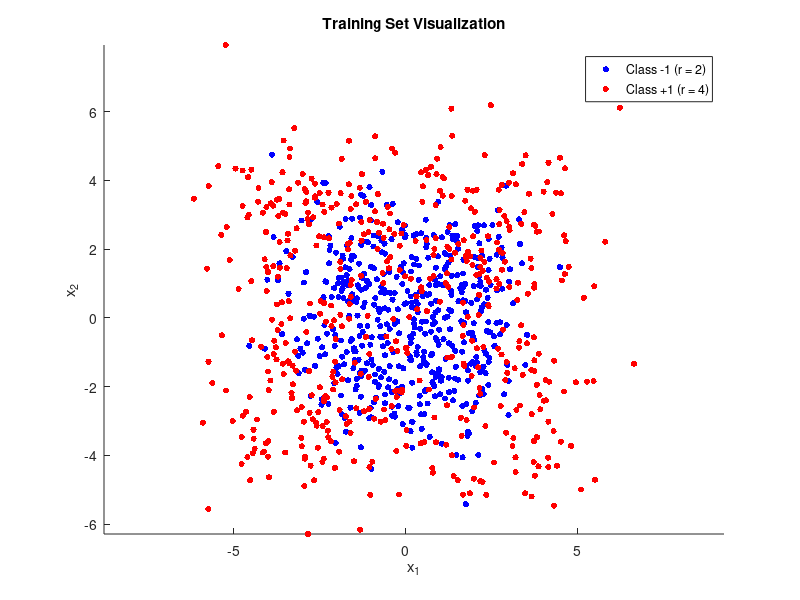

Here is the MATLAB script that generated this plot: (Note: this script raises an error after producing the figure.)
%% Homework 4: Question 1: Multi-Layer Perceptrons (MLP) Classifier
clear all; close all;

%% Generate and visualize training and test data
% Parameters
Ntrain = 1000; Ntest  = 10000;       
r_neg  = 2; r_pos  = 4; sigma  = 1;       

% Generate training data
X_train_neg = (r_neg * [cos(rand(Ntrain/2,1)*2*pi - pi),  sin(rand(Ntrain/2,1)*2*pi - pi)]) + sigma * randn(Ntrain/2,2);
y_train_neg = 1 * ones(Ntrain/2,1);

X_train_pos = (r_pos * [cos(rand(Ntrain/2,1)*2*pi - pi),  sin(rand(Ntrain/2,1)*2*pi - pi)]) + sigma * randn(Ntrain/2,2);
y_train_pos = 2 * ones(Ntrain/2,1);

xTrain = [X_train_neg; X_train_pos]; yTrain = [y_train_neg; y_train_pos];
xTrain = xTrain'; yTrain = yTrain';

% Generate test data
X_test_neg  = (r_neg * [cos(rand(Ntest/2,1)*2*pi - pi),  sin(rand(Ntest/2,1)*2*pi - pi)]) + sigma * randn(Ntest/2,2);
y_test_neg  = 1 * ones(Ntest/2,1);

X_test_pos  = (r_pos * [cos(rand(Ntest/2,1)*2*pi - pi),  sin(rand(Ntest/2,1)*2*pi - pi)]) + sigma * randn(Ntest/2,2);
y_test_pos  = 2 * ones(Ntest/2,1);

xTest = [X_test_neg; X_test_pos]; yTest = [y_test_neg; y_test_pos];
xTest = xTest'; yTest = yTest';

N = size(xTrain, 2); idx = randperm(N); % random permutation       
xTrain = xTrain(:, idx);    % shuffle columns of xTrain
yTrain = yTrain(idx);       % shuffle labels the same way

N = size(xTest, 2); idx = randperm(N); % random permutation
xTest = xTest(:, idx);    % shuffle columns of xTrain
yTest = yTest(idx);       % shuffle labels the same way


% Plot training set
figure(1); hold on; 
scatter(X_train_neg(:,1), X_train_neg(:,2), 20, 'b', 'filled');
scatter(X_train_pos(:,1), X_train_pos(:,2), 20, 'r', 'filled');
xlabel('x_1'); ylabel('x_2');
title('Training Set Visualization');
legend('Class -1 (r = 2)', 'Class +1 (r = 4)');
axis equal;


%% MLP Structure
% mlp paramaters
inputDim = 2;     % number of input features (2D)
hiddenDim = 1;   % starting number of perceptrons, will be optimally selected later
outputDim = 2;    % number of classes
learningRate = 0.01;
numEpochs = 5000;

% Initialize network weights
rng(0);
W1 = 0.1 * randn(hiddenDim, inputDim);
b1 = zeros(hiddenDim, 1);
W2 = 0.1 * randn(outputDim, hiddenDim);
b2 = zeros(outputDim, 1);

%% Model Order Selection
Nfolds = 10; % 10-fold cross validation

% 10-fold cross-validation indices
indices = makeFolds(length(yTrain), Nfolds); % used helper function

meanValError = zeros(1, length(5));

% Try several numbers-of-perceptrons
for M = 1:10
        numPerceptrons = M;
        valErrors = zeros(1, Nfolds);

        for fold = 1:Nfolds
            % Split train/validation sets
            valIdx = (indices == fold);
            trainIdx = ~valIdx;
            xTr = xTrain(:, trainIdx);
            yTr = yTrain(:, trainIdx);
            xVal = xTrain(:, valIdx);
            yVal = yTrain(:, valIdx);

            %% Model Training 
            [W1, b1, W2, b2] = trainMLP(xTr, yTr, inputDim, numPerceptrons, outputDim, learningRate, numEpochs); % used helper function

            % Evaluate on validation set
            yPredVal = predictMLP(xVal, W1, b1, W2, b2); % used helper function
            valErrors(fold) = mean(yPredVal ~= yVal);
        end 
        meanValError(M) = mean(valErrors);
        fprintf('N=%d, Hidden=%d, Mean Val Error=%.3f, Mean Val Accuacy=%.3f \n', Ntrain, numPerceptrons, meanValError(M)*100, 100-(meanValError(M)*100));
        
        figure(4);
        subplot(2,1,1)
        scatter(numPerceptrons, meanValError(M)*100, 50, 'r', 'filled')
        ylim([20 40])
        hold on
        xlabel("Number of Perceptrons in Hidden Layer")
        ylabel("Error (%)")
        subplot(2,1,2)
        scatter(numPerceptrons, 100-meanValError(M)*100, 'b', 'filled')
        hold on
        xlabel("Number of Perceptrons in Hidden Layer")
        ylabel("Accuracy (%)")
        ylim([60 90])
        
      
end 

% Pick best model order
[~, bestIdx] = min(meanValError);
bestHidden = bestIdx;

 % Retrain on full data with best hiddenDim
[W1, b1, W2, b2] = trainMLP(xTrain, yTrain, inputDim, bestHidden, outputDim, learningRate, numEpochs);

 %% Performance Assessment 
% Test on large test set
yPred = predictMLP(xTest, W1, b1, W2, b2);
accuracy = mean(yPred == yTest);
testErrors = mean(yPred ~= yTest);

fprintf('=== Test Accuracy of mlp ===\n');
fprintf('parameters: N=%d, Best number of perceptrons in hidden layer =%d, Test Error=%.3f, Test Accuracy: %.2f%%\n', Ntrain, bestHidden, testErrors*100, accuracy * 100);
fprintf('\n')

%% Visualize Best Performance Results 
figure; hold on; 
xlabel('x_1'); ylabel('x_2')
title('MLP Classification Results');
view(45,25); axis equal;

% Define two distinct green shades
greenShades = [ 0.2 0.8 0.2; 0.0 0.6 0.0];

% Loop over classes and plot correct/incorrect
for k = 1:outputDim
    correctIdx = find(yTest == k & yPred == k);
    incorrectIdx = find(yTest == k & yPred ~= k);

    % Correct: shaded green
    scatter(xTest(1, correctIdx), xTest(2, correctIdx), 20, greenShades(k,:), 'filled');

    % Incorrect: red
    scatter(xTest(1, incorrectIdx), xTest(2, incorrectIdx), 20, 'r', 'filled');
end
legend({'Correct (Class 1)', 'Correct (Class 2)', 'Incorrect'}, 'Location', 'bestoutside');
axis equal;


%% Model Training function 
function [W1, b1, W2, b2] = trainMLP(xTrain, yTrain, inputDim, hiddenDim, outputDim, learningRate, numEpochs)
Y = full(ind2vec(yTrain, outputDim));
Ntrain = size(xTrain, 2);
%rng(0);
W1 = 0.1 * randn(hiddenDim, inputDim);
b1 = zeros(hiddenDim, 1);
W2 = 0.1 * randn(outputDim, hiddenDim);
b2 = zeros(outputDim, 1);

for epoch = 1:numEpochs

    % Forward pass  step
    Z1 = W1 * xTrain + b1;      % hidden pre-activation
    A1 = activationFunction(Z1); % sigmoid activation helper function
    Z2 = W2 * A1 + b2;          % output pre-activation
    
    % Softmax output
    expZ = exp(Z2 - max(Z2,[],1)); % for numerical stability
    A2 = expZ ./ sum(expZ,1);
    
    % compute Loss (cross-entropy) 
    %loss = -mean(sum(Y .* log(A2 + 1e-12), 1));
    
    % Backpropagation step
    dZ2 = A2 - Y;                        % output layer gradient
    dW2 = (dZ2 * A1') / Ntrain;
    db2 = mean(dZ2, 2);
    
    dA1 = W2' * dZ2;
   % dZ1 = dA1 .* A1 .* (1 - A1);         % derivative of sigmoid
    dZ1 = dA1 .* (2 .* Z1); % derivative of quadratic y = x^2
    dW1 = (dZ1 * xTrain') / Ntrain;
    db1 = mean(dZ1, 2);
    
    % Gradient descent step
    W1 = W1 - learningRate * dW1;
    b1 = b1 - learningRate * db1;
    W2 = W2 - learningRate * dW2;
    b2 = b2 - learningRate * db2;
    
    % display progress
    %if mod(epoch, 10) == 0
        %fprintf('Epoch %d/%d, Loss = %.4f\n', epoch, numEpochs, loss);
    %end
end
end 

%% Performance Evaluation function
function yPred = predictMLP(x, W1, b1, W2, b2)
    Z1 = W1*x + b1; 
   % A1 = 1./(1+exp(-Z1));
    A1 = Z1.^2;  % quadratic activation
    Z2 = W2*A1 + b2;
    expZ = exp(Z2 - max(Z2,[],1));
    A2 = expZ ./ sum(expZ,1);
    [~, yPred] = max(A2, [], 1);
end

%% k-fold cross validation function
function indices = makeFolds(N, K)
% makeFolds: manually create K roughly equal folds for N samples
% Returns an index vector of length N with fold numbers (1..K)

    indices = zeros(1, N);
    foldSizes = repmat(floor(N / K), 1, K);
    remainder = mod(N, K);
    foldSizes(1:remainder) = foldSizes(1:remainder) + 1;

    allIdx = randperm(N);  % randomize sample order
    startIdx = 1;

    for k = 1:K
        thisFold = allIdx(startIdx : startIdx + foldSizes(k) - 1);
        indices(thisFold) = k;
        startIdx = startIdx + foldSizes(k);
    end
end

% activation function
function out = activationFunction(in)
% Pick a shared nonlinearity for all perceptrons: sigmoid or ramp style...
% You can mix and match nonlinearities in the model.
% However, typically this is not done; identical nonlinearity functions
% are better suited for parallelization of the implementation.
out = in.^2; % Quadratic Polynomial
%out = 1./(1+exp(-in)); % Logistic function - sigmoid style nonlinearity
end
